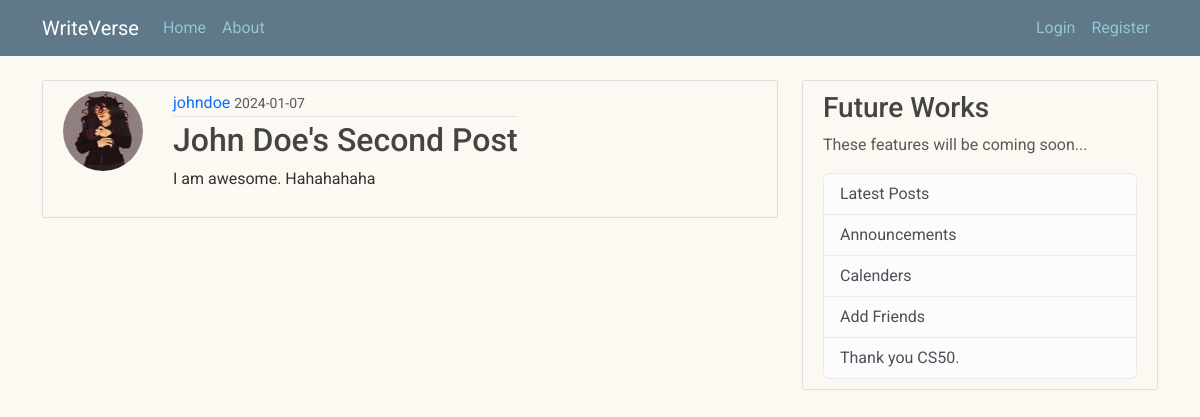
The page /post/2 on the database as committed earlier.
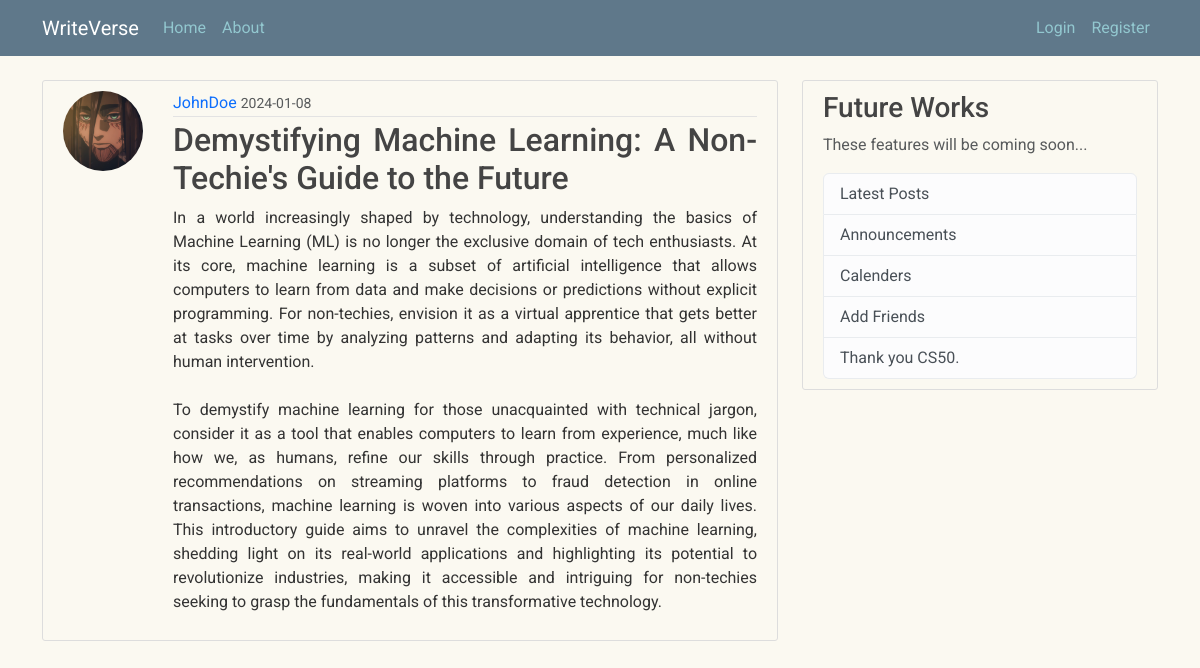
The same page on the database as committed later.
### writeverse/models.py (models this page shows, shortened)
class User(db.Model, UserMixin):
    id = db.Column(db.Integer, primary_key=True)
    username = db.Column(db.String(20), unique=True, nullable=False)
    email = db.Column(db.String(120), unique=True, nullable=False)
    image_file = db.Column(db.String(20), nullable=False, default='default.jpeg')
    password = db.Column(db.String(60), nullable=False)
    posts = db.relationship('Post', backref='author', lazy=True)

class Post(db.Model):
    id = db.Column(db.Integer, primary_key=True)
    title = db.Column(db.String(100), nullable=False)
    date_posted = db.Column(db.DateTime, nullable=False, default=datetime.utcnow)
    content = db.Column(db.Text, nullable=False)
    user_id = db.Column(db.Integer, db.ForeignKey('user.id'), nullable=False)

### writeverse/posts/routes.py (the view)
@posts.route("/post/<int:post_id>")
def post(post_id):
    post = Post.query.get_or_404(post_id)
    return render_template("post.html", title=post.title, post=post)

### writeverse/templates/post.html (shortened to what this page needs)
{% extends "layout.html" %}
{% block content %}
        <article class="media content-section" id="post-section">
            <img class="rounded-circle article-image" src="{{ url_for('static', filename='profile_pics/' + post.author.image_file) }}">
          <div class="media-body">
            <div class="article-metadata">
              <a class="mr-2" href="{{url_for('users.user_post', username=post.author.username)}}">{{ post.author.username }}</a>
              <small class="text-muted">{{ post.date_posted.strftime('%Y-%m-%d') }}</small>
            </div>
            <h2 class="article-title">{{ post.title }}</h2>
            <p class="article-content">{{ post.content }}</p>
          </div>
        </article>
{% endblock content %}

Rows that differ between the two databases and show on the page:
changed User: image_file: a different picture; author.username "johndoe" → "JohnDoe"
changed Post: date_posted "2024-01-07" → "2024-01-08"; title "John Doe's Second Post" → "Demystifying Machine Learning: A Non-Techie's Guide to the Future"; content "I am awesome. Hahahahaha" → "In a world increasingly shaped by technology, understanding the basics of Machine Learning (ML) is no longer the exclusive domain of tech enthusiasts. At its core, machine learning is a subset of artificial intelligence that allows computers to learn from data and make decisions or predictions without explicit programming. For non-techies, envision it as a virtual apprentice that gets better at tasks over time by analyzing patterns and adapting its behavior, all without human intervention. To demystify machine learning for those unacquainted with technical jargon, consider it as a tool that enables computers to learn from experience, much like how we, as humans, refine our skills through…"
